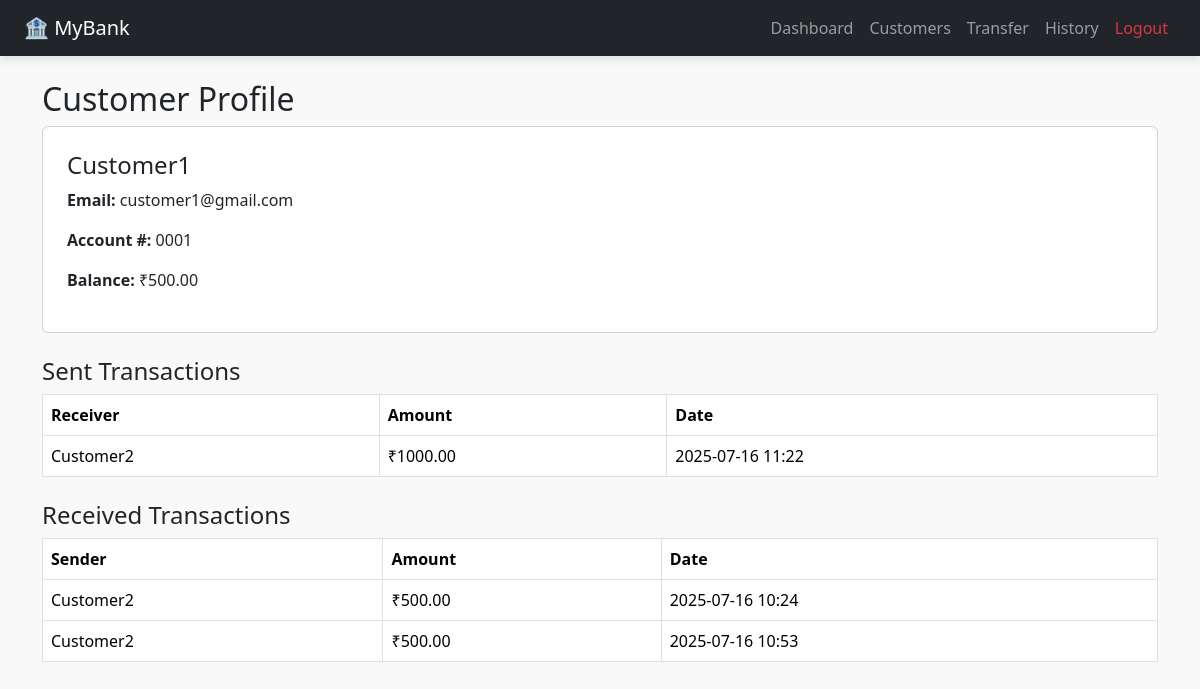
The app's page /customer/1/ (signed in) with its own data.
### bank_app/models.py (models this page shows, shortened)
class Customer(models.Model):
    name = models.CharField(max_length=100)
    email = models.EmailField(unique=True)
    account_number = models.CharField(max_length=20, unique=True)
    balance = models.DecimalField(max_digits=12, decimal_places=2)

class Transaction(models.Model):
    sender = models.ForeignKey(Customer, related_name='sent_transactions', on_delete=models.CASCADE)
    receiver = models.ForeignKey(Customer, related_name='received_transactions', on_delete=models.CASCADE)
    amount = models.DecimalField(max_digits=10, decimal_places=2)
    timestamp = models.DateTimeField(auto_now_add=True)

### bank_app/views.py (the view)
# urls.py: path('customer/<int:pk>/', views.customer_detail, name='customer_detail'),
@login_required
def customer_detail(request, pk):
    customer = get_object_or_404(Customer, pk=pk)
    sent_txns = Transaction.objects.filter(sender=customer)
    received_txns = Transaction.objects.filter(receiver=customer)
    return render(request, 'bank_app/customer_detail.html', {
        'customer': customer,
        'sent_txns': sent_txns,
        'received_txns': received_txns
    })

### bank_app/templates/bank_app/customer_detail.html (shortened to what this page needs)
{% extends 'bank_app/base.html' %}
{% block content %}
<h2>Customer Profile</h2>
<div class="card p-4 mb-4">
    <h4>{{ customer.name }}</h4>
    <p><strong>Email:</strong> {{ customer.email }}</p>
    <p><strong>Account #:</strong> {{ customer.account_number }}</p>
    <p><strong>Balance:</strong> ₹{{ customer.balance }}</p>
</div>
<h4>Sent Transactions</h4>
<table class="table table-bordered mb-4">
    <thead><tr><th>Receiver</th><th>Amount</th><th>Date</th></tr></thead>
    <tbody>
        {% for txn in sent_txns %}
        <tr>
            <td>{{ txn.receiver.name }}</td>
            <td>₹{{ txn.amount }}</td>
            <td>{{ txn.timestamp|date:"Y-m-d H:i" }}</td>
        </tr>
        {% empty %}
        <tr><td colspan="3">No sent transactions.</td></tr>
        {% endfor %}
    </tbody>
</table>
<h4>Received Transactions</h4>
<table class="table table-bordered">
    <thead><tr><th>Sender</th><th>Amount</th><th>Date</th></tr></thead>
    <tbody>
        {% for txn in received_txns %}
        <tr>
            <td>{{ txn.sender.name }}</td>
            <td>₹{{ txn.amount }}</td>
            <td>{{ txn.timestamp|date:"Y-m-d H:i" }}</td>
        </tr>
        {% empty %}
        <tr><td colspan="3">No received transactions.</td></tr>
        {% endfor %}
    </tbody>
</table>
{% endblock %}

### bank_app/templates/bank_app/base.html (style rules this page uses)
body { background-color: #f9f9f9; }

### records on screen
Customer: name "Customer1", email "customer1@gmail.com", account_number "0001", balance "500.00"
Transaction: receiver.name "Customer2", amount "1000.00", timestamp "2025-07-16 11:22"
Transaction: sender.name "Customer2", amount "500.00", timestamp "2025-07-16 10:24"
Transaction: sender.name "Customer2", amount "500.00", timestamp "2025-07-16 10:53"
